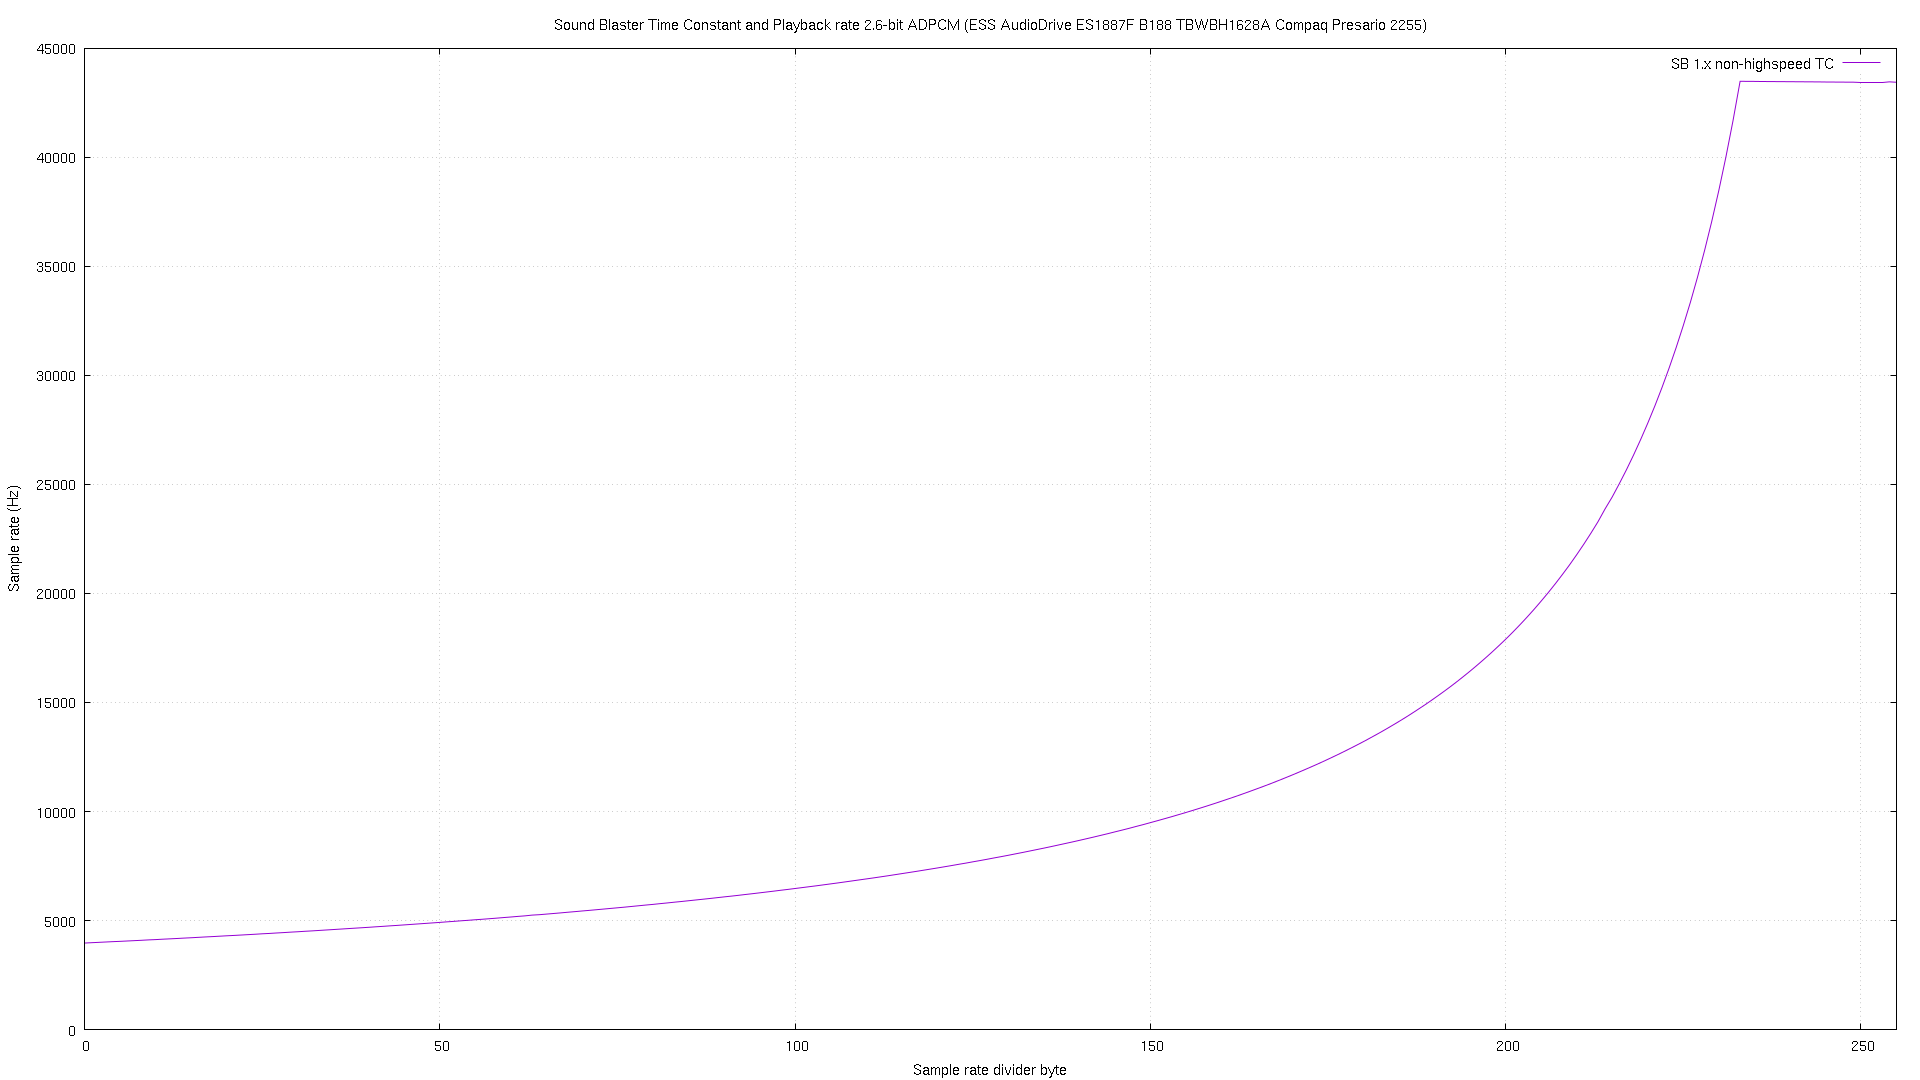

Generate this figure with gnuplot:
reset
set term png size 1920,1080
set output 'gnuplot/ESS AudioDrive ES1887F B188 TBWBH1628A Compaq Presario 2255.txt.sb1xa26.png'
set grid
set autoscale
set xrange [0:255]
set title 'Sound Blaster Time Constant and Playback rate 2.6-bit ADPCM (ESS AudioDrive ES1887F B188 TBWBH1628A Compaq Presario 2255)'
set xlabel 'Sample rate divider byte'
set ylabel 'Sample rate (Hz)'
plot 'gnuplot/ESS AudioDrive ES1887F B188 TBWBH1628A Compaq Presario 2255.txt.sb1xa26.csv' using 1:2 with lines title 'SB 1.x non-highspeed TC'
